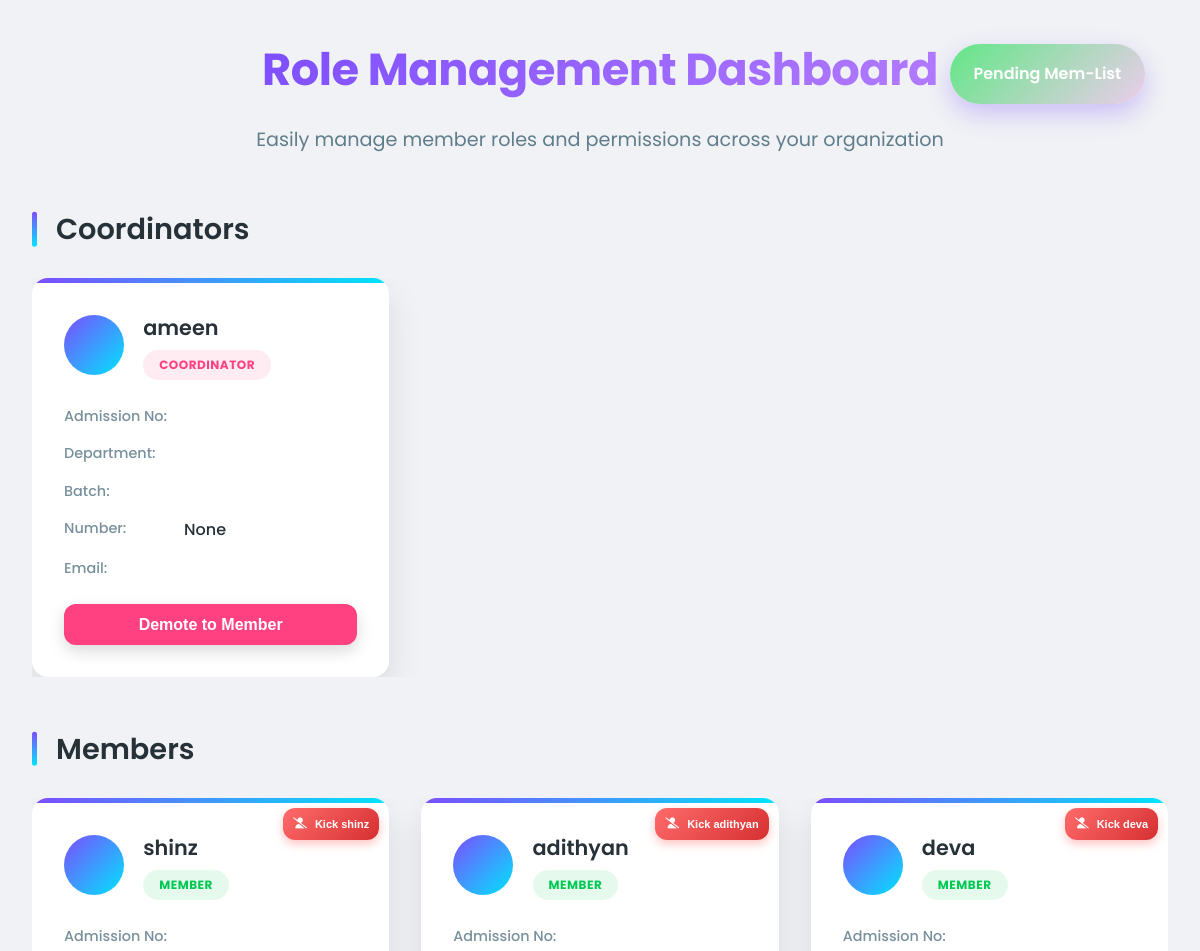
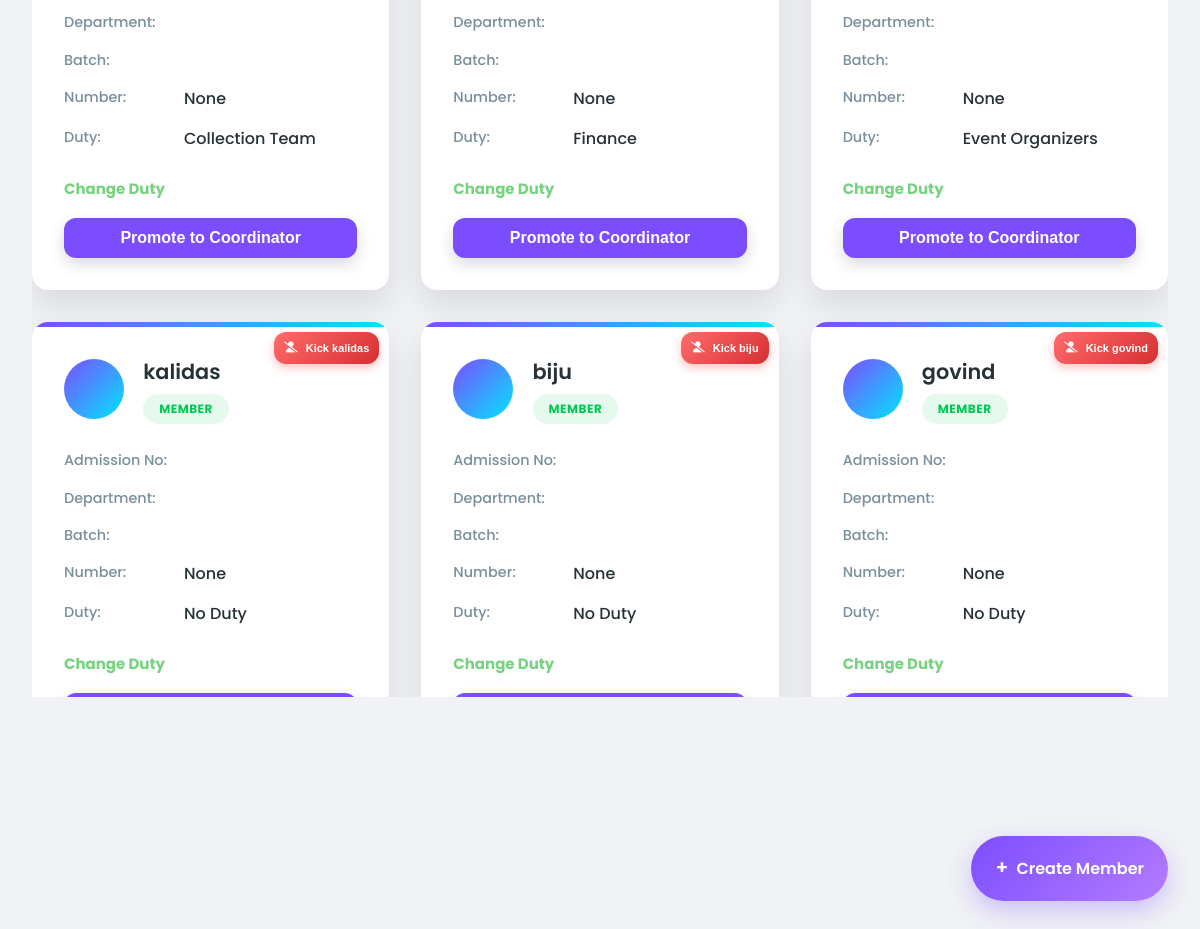
The app's page /dashboard/manage_members/ (signed in) with its own data (2 pictures, top to bottom).
### users/models.py (models this page shows, shortened)
class UserProfile(models.Model):
    GENDER_CHOICE=(
        ("","Select the gender"),
        ("male","male"),
        ("female","female"),
    )
    ROLE_CHOICE=(
        ("public_user","public_user"),
        ("member","member"),
        ("coordinator","coordinator"),
        ("convenier","convenier"),
    )
    user=models.OneToOneField(User,on_delete=models.CASCADE)
    phone_number=models.CharField(max_length=10,null=True,blank=True)
    role=models.CharField(max_length=20,choices=ROLE_CHOICE,default="public_user")
    gender=models.CharField(max_length=10,choices=GENDER_CHOICE,null=True,blank=True)
    address=models.TextField(null=True,blank=True)
    created_at=models.DateTimeField(auto_now_add=True)
    photo=models.ImageField(upload_to="profile_pics/",null=True,blank=True)

### members/models.py (models this page shows, shortened)
class memberRegistration(models.Model):
    DEPARTMENT_CHOICES = (
        ("bba", "BBA"),
        ("bca", "BCA"),
        ("bsc_cs", "BSc CS"),
        ("bcom_tax", "BCom Tax"),
        ("ttm", "TTM"),
        ("bcom_ca_and_finance", "BCom CA and Finance"),
        ("bcom_co_operation", "BCom Co-operation"),
        ("ba_literature", "BA Literature"),
        ("ba_communicative_english", "BA Communicative English"),
        ("ba_journalism", "BA Journalism"),
        ("electronics", "Electronics"),
        ("bsw", "BSW"),
    )
    YEAR_CHOICES = (
        ("First Year", "First Year"),
        ("Second Year", "Second Year"),
        ("Third Year", "Third Year"),
        ("Fourth Year", "Fourth Year"),
    )
    DUTY_CHOICES = (
        ("No Duty", "No Duty"),
        ("Finance", "Finance"),
        ("Collection Team", "Collection Team"),
        ("Event Organizers", "Event Organizers"),  # Fixed typo
        ("Team Controller", "Team Controller"),
    )
    user = models.OneToOneField(User, on_delete=models.CASCADE)
    adno = models.CharField(max_length=255)
    department = models.CharField(max_length=50, choices=DEPARTMENT_CHOICES)
    batch = models.CharField(max_length=10)
    current_year = models.CharField(max_length=15, choices=YEAR_CHOICES)
    duty = models.CharField(max_length=50, choices=DUTY_CHOICES, default="No Duty")

### dashboard/views.py (the view)
# urls.py: path("manage_members/",views.manageMembers,name="manage_members"),
@login_required(login_url="users:login")
def manageMembers(req):
    if (req.user.userprofile.role == "public_user"):
        return HttpResponseRedirect("/")
    pending_users = pendingMemberAddRequest.objects.filter(isApproved=False).values_list('user', flat=True)
    members = memberRegistration.objects.exclude(user__in=pending_users)
    coordinators=UserProfile.objects.filter(role="coordinator")
    pending_requests=pendingMemberAddRequest.objects.filter(isPending=True)
    cntx={
        "members":members,
        "coordinators":coordinators,
        "pending_requests":pending_requests,
    }
    return render(req,"dashboard/manage_members.html",context=cntx)

### templates/dashboard/manage_members.html (shortened to what this page needs)
<!DOCTYPE html>
<html lang="en">
    {% load static %}
<head>
    <link rel="stylesheet" href="https://cdnjs.cloudflare.com/ajax/libs/font-awesome/6.5.0/css/all.min.css" />
</head>
<body>
    <div class="container">
        <header>
            <h1>Role Management Dashboard</h1>
            <p class="subtitle">Easily manage member roles and permissions across your organization</p>
            {% if request.user.userprofile.role == "convenier" %}
                <aside>
                    <a href="{% url 'convenier:pending_requests' %}" class="pending_lists">Pending Mem-List</a>
                </aside>
            {% endif %}
        </header>
        {% if request.user.userprofile.role == "convenier" %}
            <aside>
                <a href="{% url 'convenier:create_member' %}" id="create_member">Create Member</a>
            </aside>
        {% endif %}
        {% if coordinators %}
        <div class="section-header">
            <h2 class="section-title">Coordinators</h2>
        </div>
        <div class="user-grid">
            {% for i in coordinators %}
            <div class="user-card">
                <div class="user-header">
                    <div class="user-avatar"></div>
                    <div class="user-info">
                        <div class="user-name">{{ i.user.username }}</div>
                        <span class="user-role role-coordinator">Coordinator</span>
                    </div>
                </div>
                <div class="user-details">
                    <div class="detail-row">
                        <span class="detail-label">Admission No:</span>
                    </div>
                    <div class="detail-row">
                        <span class="detail-label">Department:</span>
                    </div>
                    <div class="detail-row">
                        <span class="detail-label">Batch:</span>
                    </div>
                    <div class="detail-row">
                        <span class="detail-label">Number:</span>
                        <span class="detail-value">{{ i.user.userprofile.phone_number }}</span>
                    </div>
                    <div class="detail-row">
                        <span class="detail-label">Email:</span>
                    </div>
                </div>
                {% if request.user.userprofile.role == "convenier" %}
                    <div class="action-buttons">
                        <button data-id="{{i.user.id}}" class="demote btn btn-danger">Demote to Member</button>
                    </div>
                {% endif %}
            </div>
            {% endfor %}
        </div>
        {% endif %}
        {% if members %}
        <div class="section-header">
            <h2 class="section-title">Members</h2>
        </div>
        <div class="user-grid">
            {% for i in members %}
            <div class="user-card">
                <div class="user-header">
                    <div class="user-avatar"></div>
                    <div class="user-info">
                        <div class="user-name">{{ i.user.username }}</div>
                        <span class="user-role role-member">Member</span>
                    </div>
                </div>
                <div class="user-details">
                    <div class="detail-row">
                        <span class="detail-label">Admission No:</span>
                    </div>
                    <div class="detail-row">
                        <span class="detail-label">Department:</span>
                    </div>
                    <div class="detail-row">
                        <span class="detail-label">Batch:</span>
                    </div>
                    <div class="detail-row">
                        <span class="detail-label">Number:</span>
                        <span class="detail-value">{{ i.user.userprofile.phone_number }}</span>
                    </div>
                    <div class="detail-row">
                        <span class="detail-label">Duty:</span>
                        <span class="detail-value">{{ i.user.memberregistration.duty }}</span>
                    </div>
                </div>
                {% if request.user.userprofile.role == "convenier" or request.user.userprofile.role == "coordinator" %}
                    <div class="action-buttons">
                        <span class="detail-label" id="change_duty_modal_btn" data-userid="{{i.user.id}}" data-duty="{{ i.user.memberregistration.duty }}" onclick="selectedUser(this)">Change Duty</span>
                        <button class="kick-btn" type="button" onclick="kick(this)" data-delid="{{i.user.id}}"><i class="fas fa-user-slash"></i> Kick {{i.user.username}}</button>
                        <button data-id="{{i.user.id}}" class="promote btn btn-primary">Promote to Coordinator</button>
                    </div>
                {% endif %}
            </div>
            {% endfor %}
        </div>
        {% endif %}
    </div>
</body>
</html>

### records on screen
UserProfile: user.username "ameen", user.userprofile.phone_number "None"
memberRegistration: user.username "shinz", user.userprofile.phone_number "None", user.memberregistration.duty "Collection Team"
memberRegistration: user.username "adithyan", user.userprofile.phone_number "None", user.memberregistration.duty "Finance"
memberRegistration: user.username "deva", user.userprofile.phone_number "None", user.memberregistration.duty "Event Organizers"
memberRegistration: user.username "kalidas", user.userprofile.phone_number "None", user.memberregistration.duty "No Duty"
memberRegistration: user.username "biju", user.userprofile.phone_number "None", user.memberregistration.duty "No Duty"
memberRegistration: user.username "govind", user.userprofile.phone_number "None", user.memberregistration.duty "No Duty"
